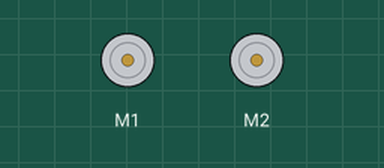
Simulated run of this sketch. Board: Arduino Uno, built for the host (arithmetic inside an expression is 32-bit, double 64-bit). On the bench: 2 × DC motor (green arrow = forward, orange = backward, longer = faster).

Above: at 0.0 s.
At 7.68 s:
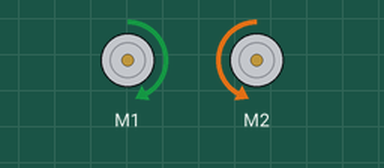
At 15.37 s:
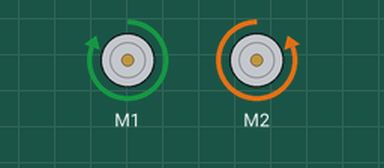
At 39.93 s:
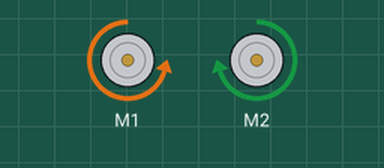
Timing chart, 0 to 40.0 s (numbered marks = the images above):
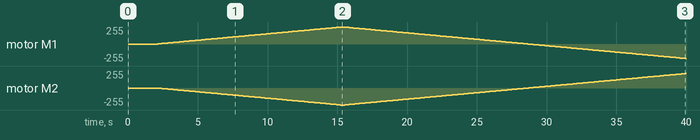

Measured:
- by itself, motor M1: rises from stopped to forward 255/255 in 13.1 s, then falls to backward 218/255 in 24.8 s
- by itself, motor M2: stopped → backward 2/255 at 2.1 s, → backward 4/255 0.10 s later, → backward 6/255 0.10 s later, → backward 8/255 0.10 s later, … (363 changes in this stretch)

The sketch:

figuring_out_ardu-bot.ino
```cpp
/*
I wrote this to get a handle on how the Arduino talks to the Sabertooth motor controller
*/

#include <SoftwareSerial.h>
#include <Sabertooth.h>

SoftwareSerial sw_serial(NOT_A_PIN, 18);
Sabertooth st(128, sw_serial);

int throttle = 0;
int steering = 0;
bool forward_or_backward = true;	// false = backward | true = forward
bool left_or_right = true;			// false = left		| true = right

void setup() {
	SabertoothTXPinSerial.begin(9600);
	sw_serial.begin(9600);
	st.autobaud();
	st.drive(0);
	st.turn(0);
}

void loop() {
	//st.drive(throttle);
	st.turn(steering);

	/*
	if (forward_or_backward) {
		if (throttle > 127) {
			forward_or_backward = !forward_or_backward;
			throttle--;
		}
		else {
			throttle++; }
	}
	else {
		if (throttle < -127) {
			forward_or_backward = !forward_or_backward;
			throttle++;
		}
		else {
			throttle--; }
	}
	*/
	if (left_or_right) {
		if (steering > 127) {
			left_or_right = !left_or_right;
			steering--;
		}
		else {
			steering++;
		}
	}
	else {
		if (steering < -127) {
			left_or_right = !left_or_right;
			steering++;
		}
		else {
			steering--;
		}
	}
	/*
	if (throttle == 0 && steering == 0) {
		delay(5000); }
	else if (throttle == 0 && steering != 0) {
		delay(1000); }
	else if (throttle != 0 && steering == 0) {
		delay(2000); }
	else {}
	*/
	delay(100);
}
```
